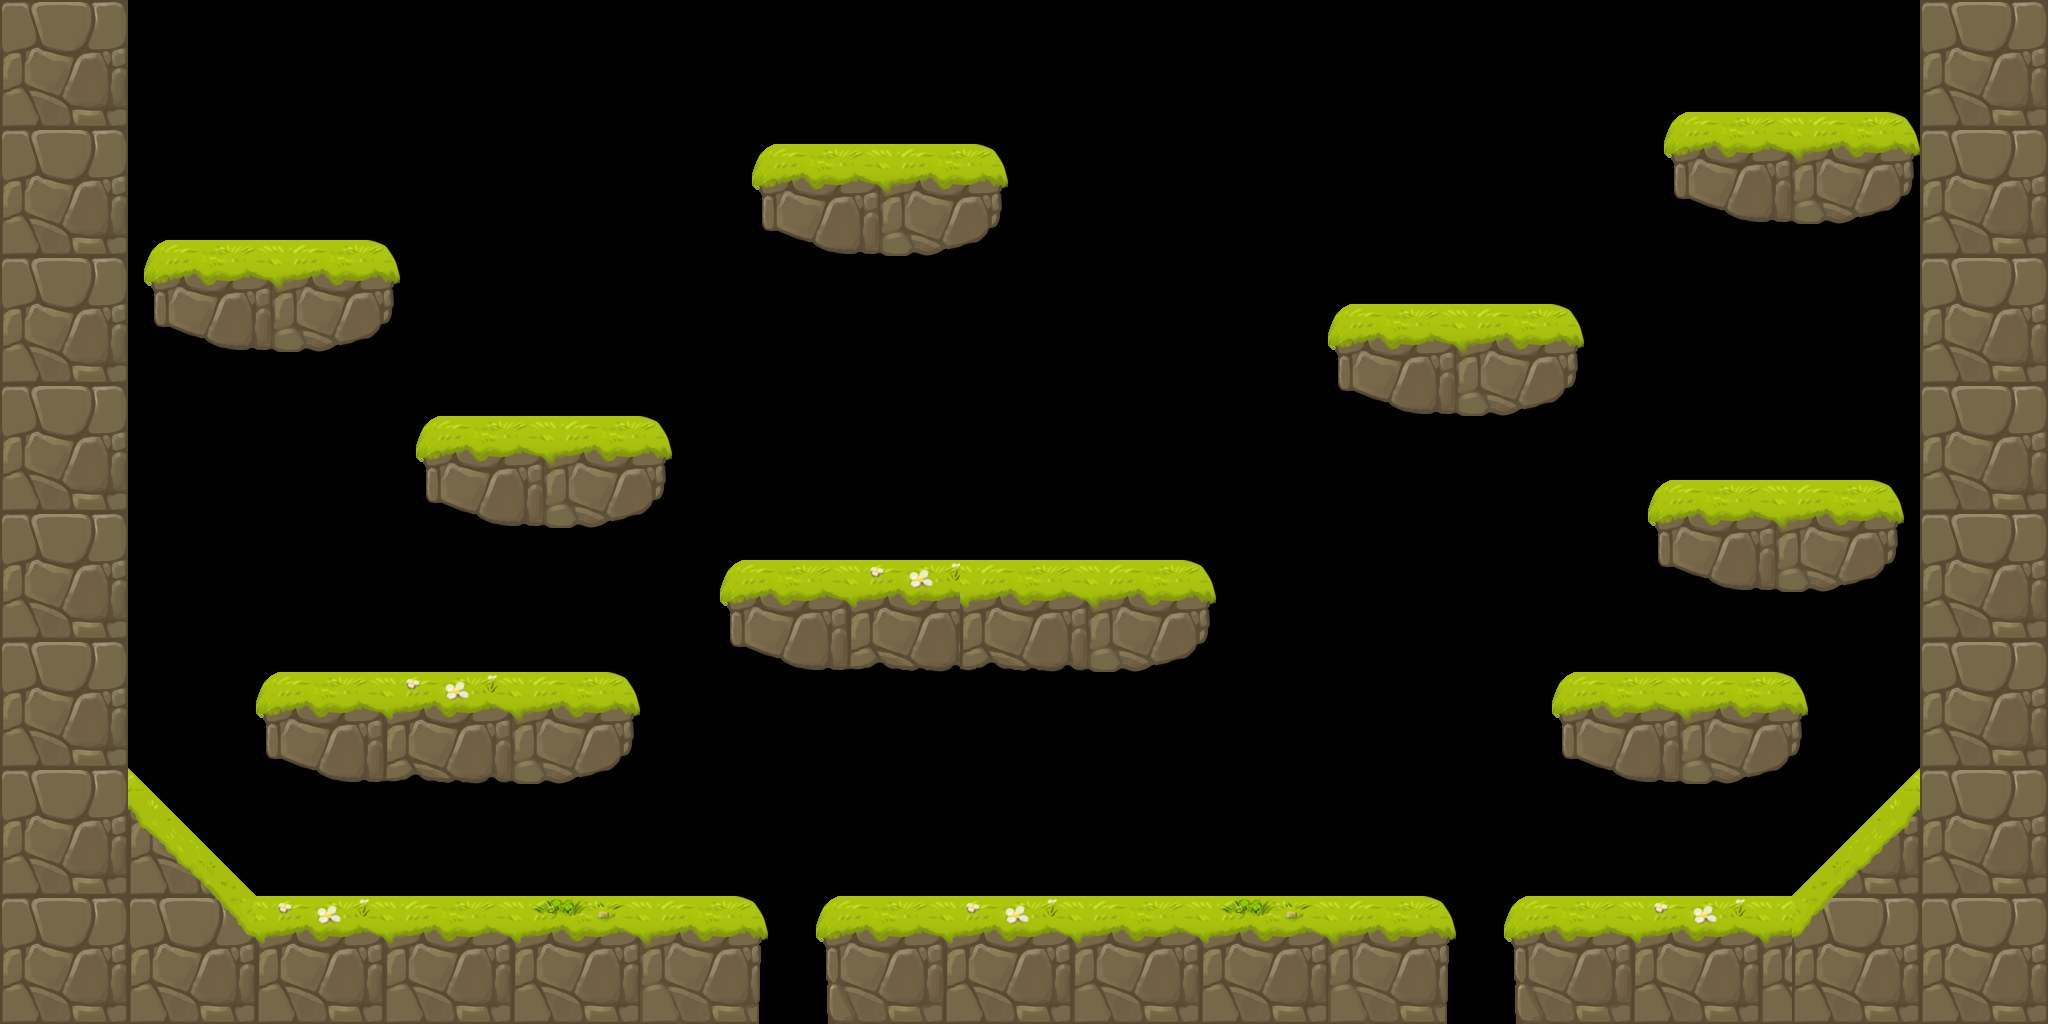

Below is a game level as drawn by its tile map, then a one-line description and the .tmx that defines it (tile-layer data replaced by summaries):
An orthogonal 128x64 tile map with 16x16 px tiles, 1 tile layer (ground_1), 1 hidden layer not drawn, 3 tilesets.

<map version="1.0" orientation="orthogonal" renderorder="right-down" width="128" height="64" tilewidth="16" tileheight="16" nextobjectid="1">
 <tileset firstgid="1" name="128x_112x_tileset_2.2" tilewidth="128" tileheight="112" tilecount="10" columns="5">
  <image source="../../../assets/possible assets/graphicriver-6332238-2d-tileset-platform-game-/Plataform game tile set 1/PNG/128x_112x_tileset_2.2.png" width="640" height="224" />
 </tileset>
 <tileset firstgid="11" name="128x_128x_tileset_2.1" tilewidth="128" tileheight="128" tilecount="25" columns="5">
  <image source="../../../assets/possible assets/graphicriver-6332238-2d-tileset-platform-game-/Plataform game tile set 1/PNG/128x_128x_tileset_2.1.png" width="708" height="708" />
 </tileset>
 <tileset firstgid="36" name="Blue_sky" tilewidth="128" tileheight="128" tilecount="1" columns="1">
  <image source="../../../assets/possible assets/freetileset/png/Tiles/18.png" width="128" height="128" />
 </tileset>
 <layer name="Background" width="128" height="64" visible="0">
  <data>[8192 cells, 8051 non-empty, 1 distinct tile ids]</data>
 </layer>
 <layer name="ground_1" width="128" height="64">
  <data>[8192 cells, 53 non-empty, 14 distinct tile ids]</data>
 </layer>
</map>
